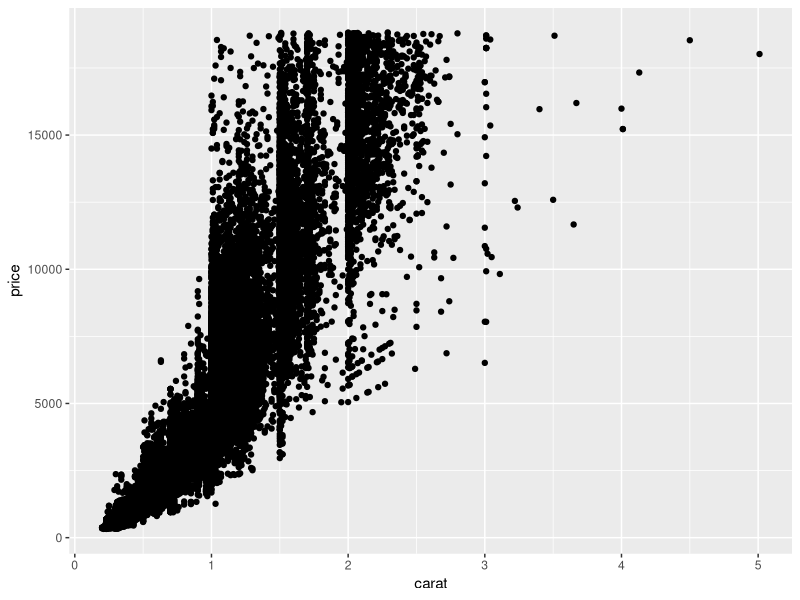
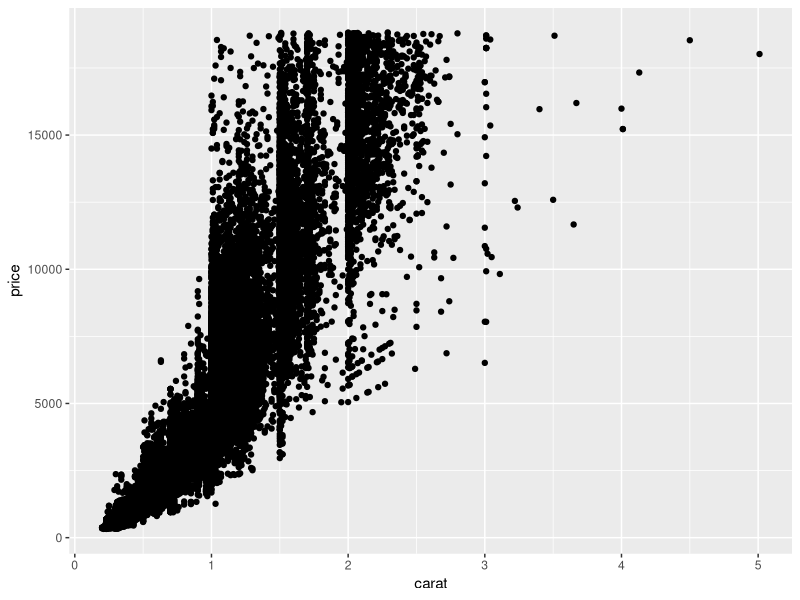
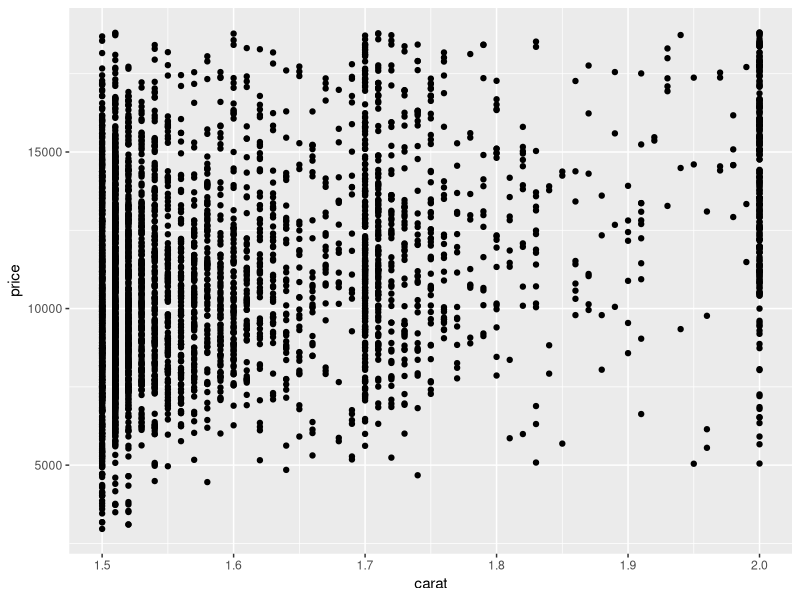
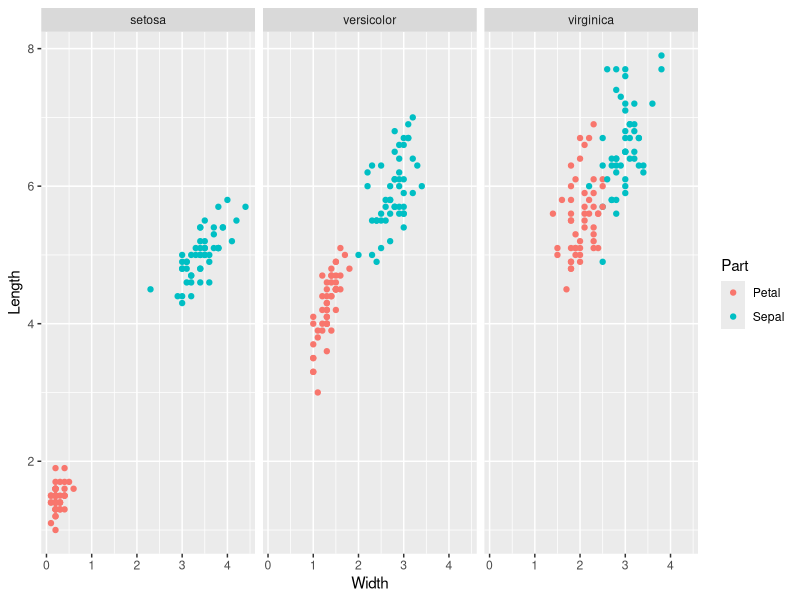
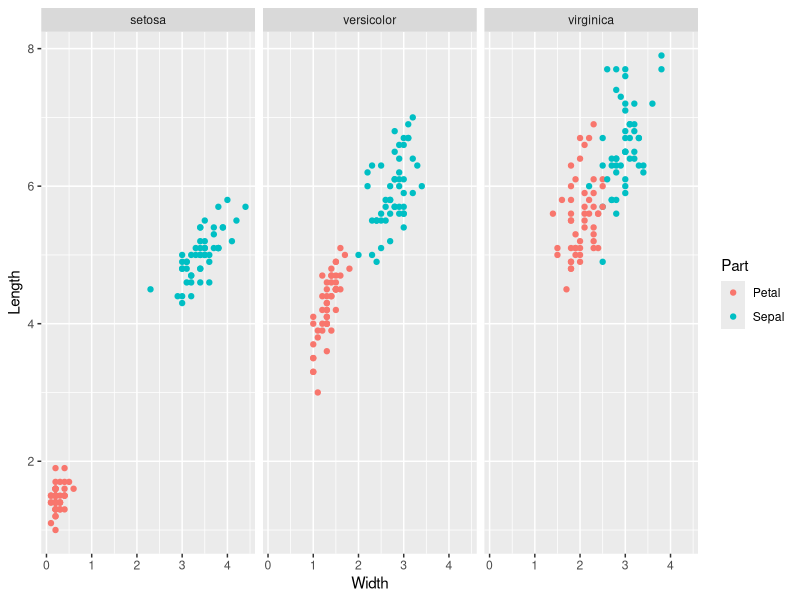

These figures' R source, in order:
## ---- chunk 1
library(tidyverse)
## ---- chunk 2
## Original code; hard to read
summarize(group_by(diamonds, cut), mean_price = mean(price))
## ---- chunk 3
## TODO: Re-write the code above following the tidyverse style guide

diamonds |>
  summarize(
    mean_price = mean(price),
    .by = cut
    )
## ---- chunk 4
## NOTE: You can copy this code to the chunk below
iris %>%
  mutate(Sepal.Area=Sepal.Length*Sepal.Width) %>%
  group_by( Species ) %>%
  summarize_if(is.numeric,mean)%>%
  ungroup() %>%
  pivot_longer( names_to="measure",values_to="value",cols=-Species ) %>%
  arrange(value )
## ---- chunk 5
## TODO: Re-write the code above following the tidyverse style guide
iris |>
  mutate(Sepal.Area = Sepal.Length * Sepal.Width) |>
  group_by(Species) |>
  summarize_if(is.numeric, mean) |>
  ungroup() |>
  pivot_longer(names_to = "measure",values_to = "value",cols = -Species) |>
  arrange(value)
## ---- chunk 6

## ---- chunk 7
## TODO: Re-write the code above following the tidyverse style guide
iris |>
  group_by(Species) |>
  summarize(Sepal.Length = mean(Sepal.Length),
            Sepal.Width = mean(Sepal.Width), 
            Petal.Length = mean(Petal.Length), 
            Petal.Width = mean(Petal.Width)
            )
## ---- chunk 8
## NOTE: No need to edit, just an example
ggplot(diamonds, aes(carat, price)) +
  geom_point()
## ---- chunk 9
## NOTE: No need to edit, just an example
diamonds %>%
  ggplot(aes(carat, price)) +
  geom_point()
## ---- chunk 10
## NOTE: No need to edit, just an example
diamonds %>%
  filter(1.5 <= carat, carat <= 2.0) %>%

  ggplot(aes(carat, price)) +
  geom_point()
## ---- chunk 11
## NOTE: No need to edit, just an example
diamonds %>%
  filter(1.5 <= carat, carat <= 2.0) %>%
  glimpse()

  ## ggplot(aes(carat, price)) +
  ## geom_point()
## ---- chunk 12
ggplot(
  iris %>%
  pivot_longer(
    names_to = c("Part", ".value"),
    names_sep = "\\.",
    cols = -Species
  ),
  aes(Width, Length, color = Part)
) +
  geom_point() +
  facet_wrap(~Species)
## ---- chunk 13
iris %>%
  pivot_longer(
    names_to = c("Part", ".value"),
    names_sep = "\\.",
    cols = -Species
  ) %>%

  ggplot(aes(Width, Length, color = Part)) +
  geom_point() +
  facet_wrap(~Species)
  
